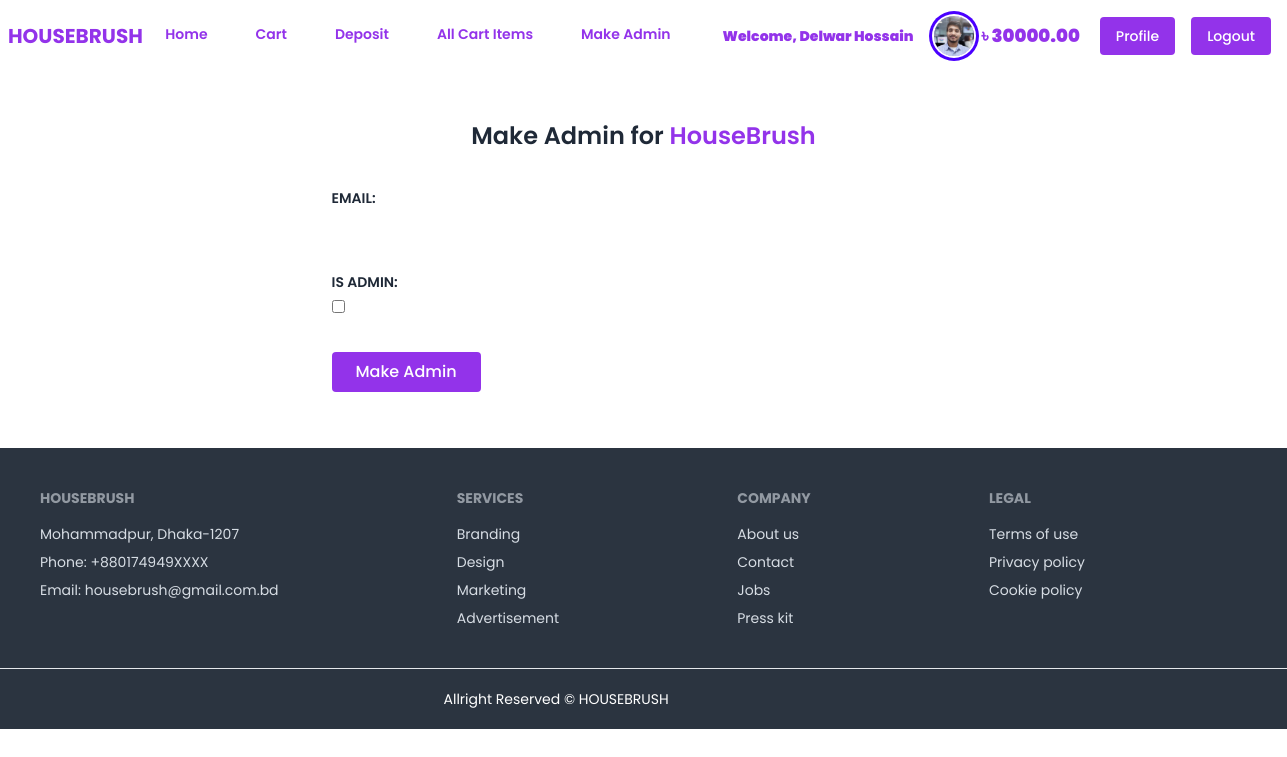
Page /accounts/make_admin/ (signed in) on the committed database.
### account/models.py (models this page shows, shortened)
class UserAccount(AbstractUser):
    address = models.TextField()
    balance = models.DecimalField( max_digits=12, decimal_places=2, default=0, null=True, blank=True)
    image = models.ImageField(upload_to='account/images/')

### account/views.py (the view)
# urls.py: path('make_admin/', make_admin, name='make_admin'),
@login_required
def make_admin(request):
    if request.method == 'POST':
        form = AdminForm(request.POST)
        if form.is_valid():
            email = form.cleaned_data['email']
            user = UserAccount.objects.filter(email=email).first()
            if user:
                user.is_admin = True
                user.is_staff = True
                user.save()
                send_email(user, 'admin', 'You have been made admin confirmation message', 'service/email.html')
                messages.success(request, 'Admin made successfull')
                return redirect('home')
    else:
        form = AdminForm()
    return render(request, 'account/make_admin.html', {'form': form})

### account/forms.py (shortened to what this page needs)
class AdminForm(forms.ModelForm):
    email = forms.EmailField()
    class Meta:
        model = Admin
        fields = ['email', 'is_admin']

### account/templates/account/make_admin.html (shortened to what this page needs)
{% extends "base.html" %}
{% load static %}
{% load crispy_forms_tags %}
{% block content %}
<div class="flex justify-center items-center gap-4 p-4">
    <div class="w-1/2">
        <h2 class="text-center text-2xl font-semibold my-8"> Make Admin for <a class="text-purple-600 font-semibold text-uppercase" href="{% url "home" %}">HouseBrush</a></h2>
        <form method="post" enctype="multipart/form-data" novalidate>
            {% for field in form %}
                <p class="text-sm font-semibold uppercase py-1">{{field.label_tag}}</p>
                <p class="w-full focus:border-1 focus:outline">{{field}}</p>
                <p class="text-red-500 my-2 py-2">{{field.errors|striptags}}</p>
            {% endfor %}
            <input class="inline-block font-medium text-base px-6 py-3 leading-none bg-purple-600 rounded text-white border-white hover:border-transparent hover:text-dark hover:bg-red-600 cursor-pointer" type="submit" value="Make Admin">
        </form>
    </div>
</div>
{% endblock content %}

### core/templates/navbar.html (shortened to what this page needs)
<div class="navbar bg-base-100">
  <div class="navbar-start">
    <a href="{% url "home" %}" class="text-purple-600 text-xl uppercase font-bold">HouseBrush</a>
  </div>
  <div class="navbar-center hidden lg:flex">
    <ul class="menu menu-horizontal px-1">
      <li>
          <a href="{% url "home" %}" class="block font-semibold mt-4 lg:inline-block lg:mt-0 text-purple-600 hover:text-red-600 hover:font-black mr-4">Home</a>
        </li>
        <li>
          <a href="{% url "cart" %}" class="block font-semibold mt-4 lg:inline-block lg:mt-0 text-purple-600 hover:text-red-600 hover:font-black mr-4">
            Cart
          </a>
        </li>
        <li>
          <a href="{% url 'account:deposit' %}" class="block font-semibold mt-4 lg:inline-block lg:mt-0 text-purple-600 hover:text-red-600 hover:font-black mr-4">Deposit</a>
        </li>
        {% if request.user.is_staff == True %}
        <li>
          <a href="{% url "cart_items" %}" class="block font-semibold mt-4 lg:inline-block lg:mt-0 text-purple-600 hover:text-red-600 hover:font-black mr-4">All Cart Items</a>
        </li>
        <li>
          <a href="{% url 'account:make_admin' %}" class="block font-semibold mt-4 lg:inline-block lg:mt-0 text-purple-600 hover:text-red-600 hover:font-black mr-4">Make Admin</a>
        </li>
        {% endif %}
        {% if request.user.is_authenticated %}
          <div class="flex justify-content-between items-center">
            <div class="text-purple-600 my-auto  font-black px-5">
              Welcome, {{ request.user.first_name }} {{ request.user.last_name }}
            </div>
          <div class="avatar">
              <div class="w-10 rounded-full ring ring-primary ring-offset-base-100 ring-offset-2">
                {% if request.user.image and request.user.image.url %}
                    <img src="{{ request.user.image.url }}" />
                    {% endif %}
              </div>
            </div>
            <h2 class="text-lg text-purple-600 my-auto  font-black px-2">৳ {{request.user.balance}}</h2>
        </div>
        {% endif %}
    </ul>
  </div>
  <div class="navbar-end">
    {% if request.user.is_authenticated %}
    <a href="{% url "account:profile" request.user.id %}" class="mx-2 inline-block font-medium text-sm px-4 py-3 leading-none bg-purple-600 rounded text-white border-white hover:border-transparent hover:text-dark hover:bg-red-600 mt-4 lg:mt-0">Profile</a>
    <a href="{% url "account:logout" %}" class="mx-2 inline-block font-medium text-sm px-4 py-3 leading-none bg-purple-600 rounded text-white border-white hover:border-transparent hover:text-dark hover:bg-red-600 mt-4 lg:mt-0">Logout</a>
    {% endif %}
  </div>
</div>

### rows in the picture
UserAccount: user.first_name "Delwar", user.last_name "Hossain", user.image (picture), user.balance "30000.00"

### other values in the picture
{{ field.label_tag }} "EMAIL:" "IS ADMIN:"
